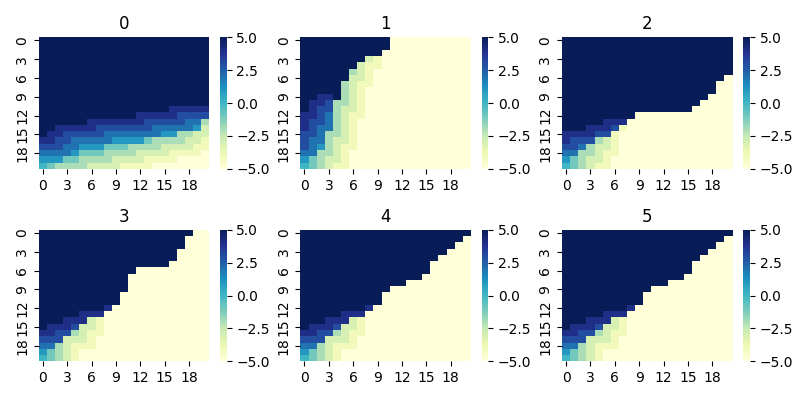

The Python source for this figure:
from typing import List
from collections import defaultdict
import seaborn as sns
import matplotlib.pyplot as plt
import numpy as np
from scipy import stats


# SIMULATION PARAMETERS
MIN_CARS = 0
MAX_CARS = 20
MAX_MOVE_CARS = 5

EX_RENT_L1 = 3
EX_RETURN_L1 = 4
EX_RENT_L2 = 3
EX_RETURN_L2 = 2

RENT_COST = 10
MOVE_COST = -2

# MODEL PARAMETERS
GAMMA = 0.9

ACTIONS = np.arange(-MAX_MOVE_CARS, MAX_MOVE_CARS + 1)

RENTAL_UPPER = 11

PROBABILITIES = {
    exp: defaultdict(int, {n: stats.poisson.pmf(n, exp) for n in range(RENTAL_UPPER)}) for exp in set([EX_RENT_L1, EX_RETURN_L1, EX_RENT_L2, EX_RETURN_L2])
}
# faster version of algorithm
EXPECTED_RETURNS = True


def expected_return(state: List[int], action: int, state_valfun: np.array):
    returns = 0.0
    returns -= MOVE_COST * abs(action)

    new_state = {
        "post_action": [min(state[0] - action, MAX_CARS), min(state[1] + action, MAX_CARS)],
        "rent": [],
        "post_rent": [],
        "post_return": [],
    }

    for rent_loc_l1 in range(RENTAL_UPPER):
        for rent_loc_l2 in range(RENTAL_UPPER):
            # joint probability of this state
            prob_rent = PROBABILITIES[EX_RENT_L1][rent_loc_l1] * PROBABILITIES[EX_RENT_L2][rent_loc_l2]
            # minimum number of cars that can be rented
            new_state["rent"] = [min(i, j) for i, j in zip(new_state["post_action"], [rent_loc_l1, rent_loc_l2])]
            # state post renting
            new_state["post_rent"] = [i - j for i, j in zip(new_state["post_action"], new_state["rent"])]
            # reward for rents
            reward = sum(new_state["rent"]) * RENT_COST
            if EXPECTED_RETURNS:
                new_state["post_return"] = [int(min(i + j, MAX_CARS)) for i, j in zip(new_state["post_rent"], [EX_RETURN_L1, EX_RETURN_L2])]
                returns += prob_rent * (reward + GAMMA * state_valfun[new_state["post_return"][0], new_state["post_return"][1]])
            else:
                for return_loc_l1 in range(RENTAL_UPPER):
                    for return_loc_l2 in range(RENTAL_UPPER):
                        prob_return = PROBABILITIES[EX_RETURN_L1][return_loc_l1] * PROBABILITIES[EX_RETURN_L2][return_loc_l2]
                        new_state["post_return"] = [int(min(i + j, MAX_CARS)) for i, j in zip(new_state["post_rent"], [return_loc_l1, return_loc_l2])]
                        returns += prob_rent * prob_return * (reward + GAMMA * state_valfun[new_state["post_return"][0], new_state["post_return"][1]])
    return returns


def policy_eval(state_valf, policy, in_place=False):
    while True:
        prev_state_valf = state_valf if in_place else state_valf.copy()

        for i in range(MAX_CARS + 1):
            for j in range(MAX_CARS + 1):
                state_valf[i][j] = expected_return([i, j], policy[i, j], prev_state_valf)

        delta = np.max(np.abs(prev_state_valf - state_valf))
        print(delta)
        if delta < 1e-4:
            break

    return state_valf


def policy_improve(state_valf, policy):
    # TODO, EARLY ENDING ETC
    prev_policy = policy.copy()
    for i in range(MAX_CARS + 1):
        for j in range(MAX_CARS + 1):
            policy[i, j] = ACTIONS[
                np.argmax([expected_return([i, j], action, state_valf) if (0 <= action <= i) or (-j <= action <= 0) else -np.inf for action in ACTIONS])
            ]

    return policy


def main():
    state_valfun = np.zeros((MAX_CARS + 1, MAX_CARS + 1))
    policy = np.zeros((MAX_CARS + 1, MAX_CARS + 1), np.int8)

    fig, axes = plt.subplots(2, 3, figsize=(8, 4))
    axes = axes.ravel()

    for ax, i in zip(axes, range(6)):
        sns.heatmap(np.flipud(policy), ax=ax, cmap="YlGnBu")
        ax.set_title(i)

        state_valfun = policy_eval(state_valfun, policy)
        policy = policy_improve(state_valfun, policy)
    fig.tight_layout()
    fig.show()
    plt.savefig("car_rental.png")
    plt.close()


main()
